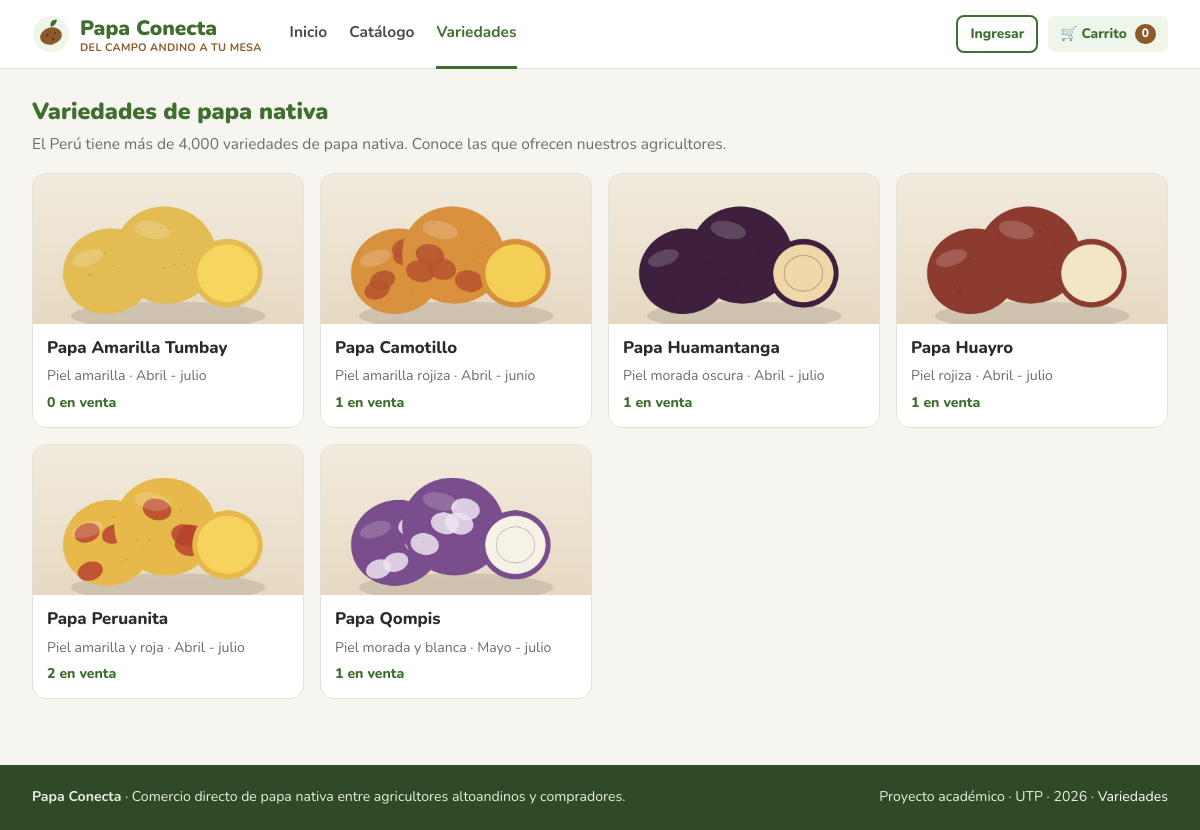
Page /index.php?r=variedades on the committed database.
### tables this page shows
CREATE TABLE variedad_papa (
  id_variedad  INT         NOT NULL AUTO_INCREMENT,
  nombre       VARCHAR(60) NOT NULL,
  color_piel   VARCHAR(30) NOT NULL,
  temporada    VARCHAR(30) NOT NULL,
  beneficios   TEXT        NULL,
  descripcion  TEXT        NULL,
  CONSTRAINT pk_variedad PRIMARY KEY (id_variedad),
  CONSTRAINT uq_variedad_nombre UNIQUE (nombre)
);

### app/core/Controller.php (called while the page is built, shortened)
<?php
class Controller
{
    public function vista(string $nombre, array $datos = []): void
    {
        extract($datos, EXTR_SKIP);
        require RAIZ . '/app/views/layout/cabecera.php';
        require RAIZ . "/app/views/$nombre.php";
        require RAIZ . '/app/views/layout/pie.php';
    }
}

### app/controllers/VariedadController.php (called while the page is built, shortened)
<?php
class VariedadController extends Controller
{
    public function index(): void
    {
        $this->vista('variedades/index', [
            'titulo'     => 'Variedades de papa nativa',
            'variedades' => (new VariedadModel())->listar(),
        ]);
    }
}

### app/core/Router.php (called while the page is built, shortened)
<?php
class Router
{
    public function despachar(string $ruta): void
    {
        $ruta = trim($ruta, '/');
        try {
            [$clase, $accion] = $this->rutas[$ruta];
            (new $clase())->$accion();
        } catch (PDOException $e) {
            error_log('[Papa Conecta] ' . $e->getMessage());
            http_response_code(500);
            (new Controller())->vista('layout/error', ['titulo' => 'Error de base de datos',
                'mensaje' => 'No se pudo completar la operación. Verifica que MySQL esté iniciado en XAMPP '
                           . 'y que la base de datos papa_conecta exista (config/config.php).']);
        } catch (Throwable $e) {
            error_log('[Papa Conecta] ' . $e);
            http_response_code(500);
            (new Controller())->vista('layout/error', ['titulo' => 'Algo salió mal',
                'mensaje' => 'No se pudo completar la operación. Vuelve a intentarlo.']);
        }
    }
}

### public/index.php (called while the page is built, shortened)
<?php
require RAIZ . '/app/core/funciones.php';
$router = new Router([
    ''                     => ['InicioController', 'index'],
    'catalogo'             => ['CatalogoController', 'index'],
    'producto'             => ['CatalogoController', 'detalle'],
    'variedades'           => ['VariedadController', 'index'],
    'variedad'             => ['VariedadController', 'detalle'],
    'carrito'              => ['CarritoController', 'ver'],
    'carrito/agregar'      => ['CarritoController', 'agregar'],
    'carrito/actualizar'   => ['CarritoController', 'actualizar'],
    'carrito/quitar'       => ['CarritoController', 'quitar'],
    'pedido/confirmar'     => ['PedidoController', 'confirmar'],
    'pedido/resumen'       => ['PedidoController', 'resumen'],
    'login'                => ['AuthController', 'login'],
    'logout'               => ['AuthController', 'logout'],
    'registro'             => ['AuthController', 'registro'],
    'agricultor/productos' => ['AgricultorController', 'productos'],
    'agricultor/publicar'  => ['AgricultorController', 'publicar'],
    'agricultor/editar'    => ['AgricultorController', 'editar'],
    'agricultor/baja'      => ['AgricultorController', 'baja'],
    'agricultor/reenviar'  => ['AgricultorController', 'reenviar'],
    'admin/moderar'        => ['AdminController', 'moderar'],
    'admin/revisar'        => ['AdminController', 'revisar'],
    'admin/decidir'        => ['AdminController', 'decidir'],
]);
$router->despachar((string) ($_GET['r'] ?? ''));

### app/models/VariedadModel.php (called while the page is built, shortened)
<?php
class VariedadModel implements IVariedad
{
    private PDO $bd;
    public function __construct()
    {
        $this->bd = Conexion::obtener();
    }
    public function listar(): array
    {
        return $this->bd->query(
            "SELECT v.*, COUNT(p.id_producto) AS productos_activos
               FROM variedad_papa v
               LEFT JOIN producto p ON p.id_variedad = v.id_variedad AND p.estado = 'activo'
              GROUP BY v.id_variedad
              ORDER BY v.nombre")->fetchAll();
    }
}

### app/core/funciones.php (called while the page is built, shortened)
<?php
function e(mixed $valor): string
{
    return htmlspecialchars((string) $valor, ENT_QUOTES, 'UTF-8');
}
function url(string $ruta = '', array $params = []): string
{
    $partes = [];
    if ($ruta !== '') {
        $partes[] = 'r=' . str_replace('%2F', '/', rawurlencode($ruta));
    }
    if ($params) {
        $partes[] = http_build_query($params);
    }
    return 'index.php' . ($partes ? '?' . implode('&', $partes) : '');
}
function slug(string $texto): string
{
    $t = strtr(mb_strtolower($texto), ['á' => 'a', 'é' => 'e', 'í' => 'i', 'ó' => 'o', 'ú' => 'u', 'ñ' => 'n', 'ü' => 'u']);
    return trim(preg_replace('/[^a-z0-9]+/', '-', $t), '-');
}
function imagenVariedad(string $nombre): string
{
    $archivo = 'assets/img/variedades/' . slug($nombre) . '.jpg';
    return is_file(PUBLICO . '/' . $archivo) ? $archivo : 'assets/img/sin-foto.svg';
}

### app/views/variedades/index.php (the view, shortened to what this page needs)
<div class="contenedor">
  <h2>Variedades de papa nativa</h2>
  <p class="muted" style="margin:4px 0 18px">El Perú tiene más de 4,000 variedades de papa nativa. Conoce las que ofrecen nuestros agricultores.</p>
  <div class="grilla-4">
    <?php foreach ($variedades as $v): ?>
      <a class="card producto" href="<?= url('variedad', ['id' => $v['id_variedad']]) ?>" style="color:inherit">
        <div class="foto"><img src="<?= e(imagenVariedad($v['nombre'])) ?>" alt="Papa <?= e($v['nombre']) ?>" loading="lazy"></div>
        <div class="cuerpo">
          <h3>Papa <?= e($v['nombre']) ?></h3>
          <span class="muted small">Piel <?= e(mb_strtolower($v['color_piel'])) ?> · <?= e($v['temporada']) ?></span>
          <span class="small" style="color:var(--verde);font-weight:800"><?= (int) $v['productos_activos'] ?> en venta</span>
        </div>
      </a>
    <?php endforeach; ?>
  </div>
</div>

### public/assets/css/estilos.css (style rules this page uses)
:root { --verde: #3F6E2F; --verde2: #5A8F43; --verdecl: #EEF5E9; --tierra: #8A5A2B; --crema: #FBF5EC; --txt: #2B2B2B; --gris: #6B6B6B; --borde: #E3E0D8; --ambar: #B8860B; --rojo: #B3261E; --fondo: #F7F5F0; --radio: 14px; }
* { box-sizing: border-box; margin: 0; padding: 0; }
html { -webkit-text-size-adjust: 100%; }
body { font-family: 'Nunito', system-ui, -apple-system, 'Segoe UI', Roboto, Arial, sans-serif; color: var(--txt); background: var(--fondo); font-size: 15.5px; line-height: 1.45; min-height: 100vh; display: flex; flex-direction: column; }
a { color: var(--verde); text-decoration: none; }
img { max-width: 100%; display: block; }
h2 { font-weight: 900; font-size: 1.45rem; color: var(--verde); }
h3 { font-weight: 800; font-size: 1.05rem; }
.muted { color: var(--gris); }
.small { font-size: .88rem; }
.contenedor { max-width: 1240px; margin: 0 auto; padding: 26px 32px; }
.card { background: #fff; border: 1px solid var(--borde); border-radius: var(--radio); }
.grilla-4 { display: grid; grid-template-columns: repeat(4, 1fr); gap: 16px; }
.producto { overflow: hidden; display: flex; flex-direction: column; }
.producto .foto { height: 150px; position: relative; background: #EFE7D8; }
.producto .foto img { width: 100%; height: 100%; object-fit: cover; }
.producto .cuerpo { padding: 12px 14px 14px; display: flex; flex-direction: column; gap: 6px; flex: 1; }

### rows in the picture
variedad_papa: shows a picture, nombre "Amarilla Tumbay", color_piel "amarilla", temporada "Abril - julio", productos_activos "0"
variedad_papa: shows a picture, nombre "Camotillo", color_piel "amarilla rojiza", temporada "Abril - junio", productos_activos "1"
variedad_papa: shows a picture, nombre "Huamantanga", color_piel "morada oscura", temporada "Abril - julio", productos_activos "1"
variedad_papa: shows a picture, nombre "Huayro", color_piel "rojiza", temporada "Abril - julio", productos_activos "1"
variedad_papa: shows a picture, nombre "Peruanita", color_piel "amarilla y roja", temporada "Abril - julio", productos_activos "2"
variedad_papa: shows a picture, nombre "Qompis", color_piel "morada y blanca", temporada "Mayo - julio", productos_activos "1"

### other values in the picture
$carritoCantidad "0"
